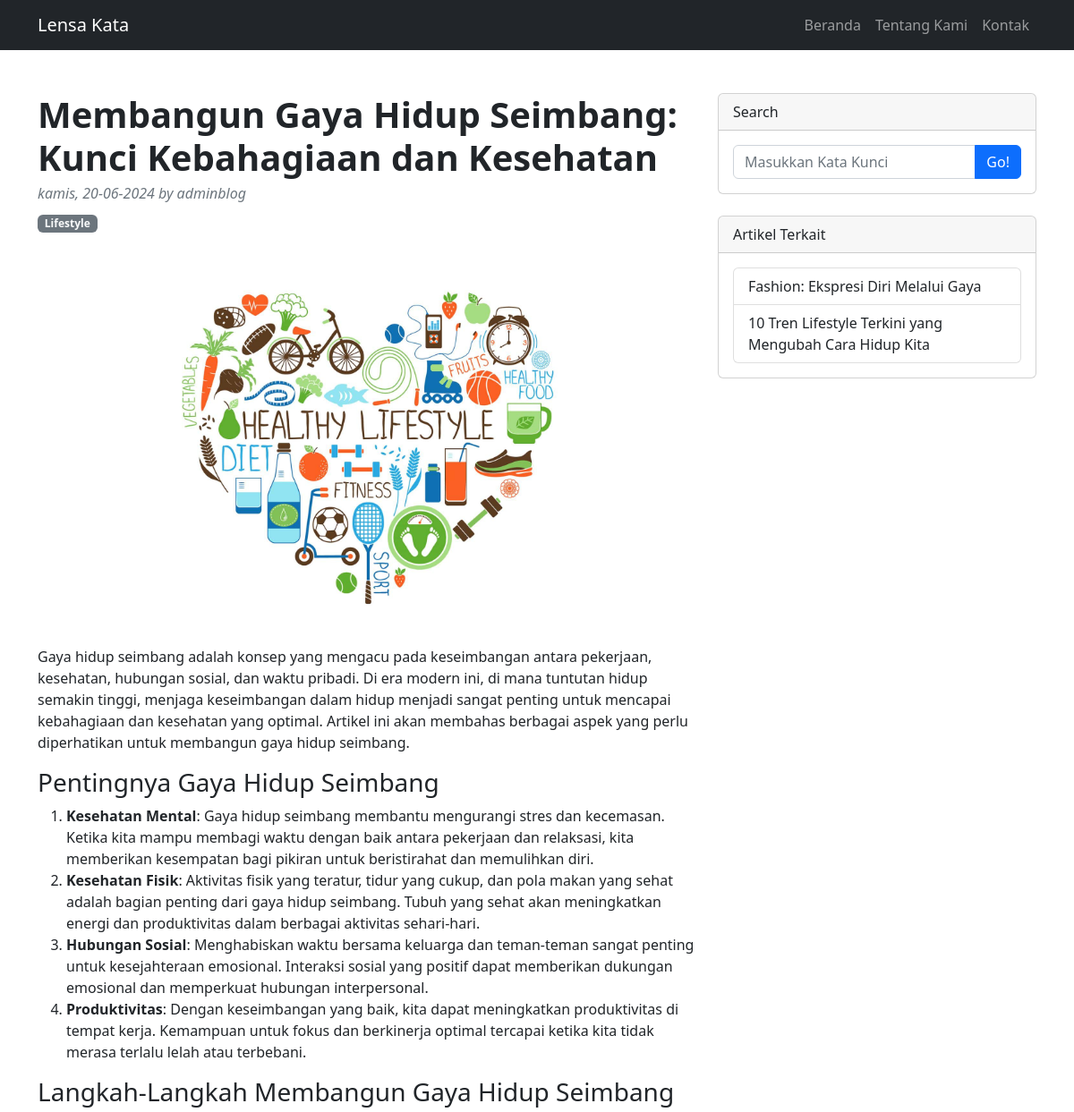
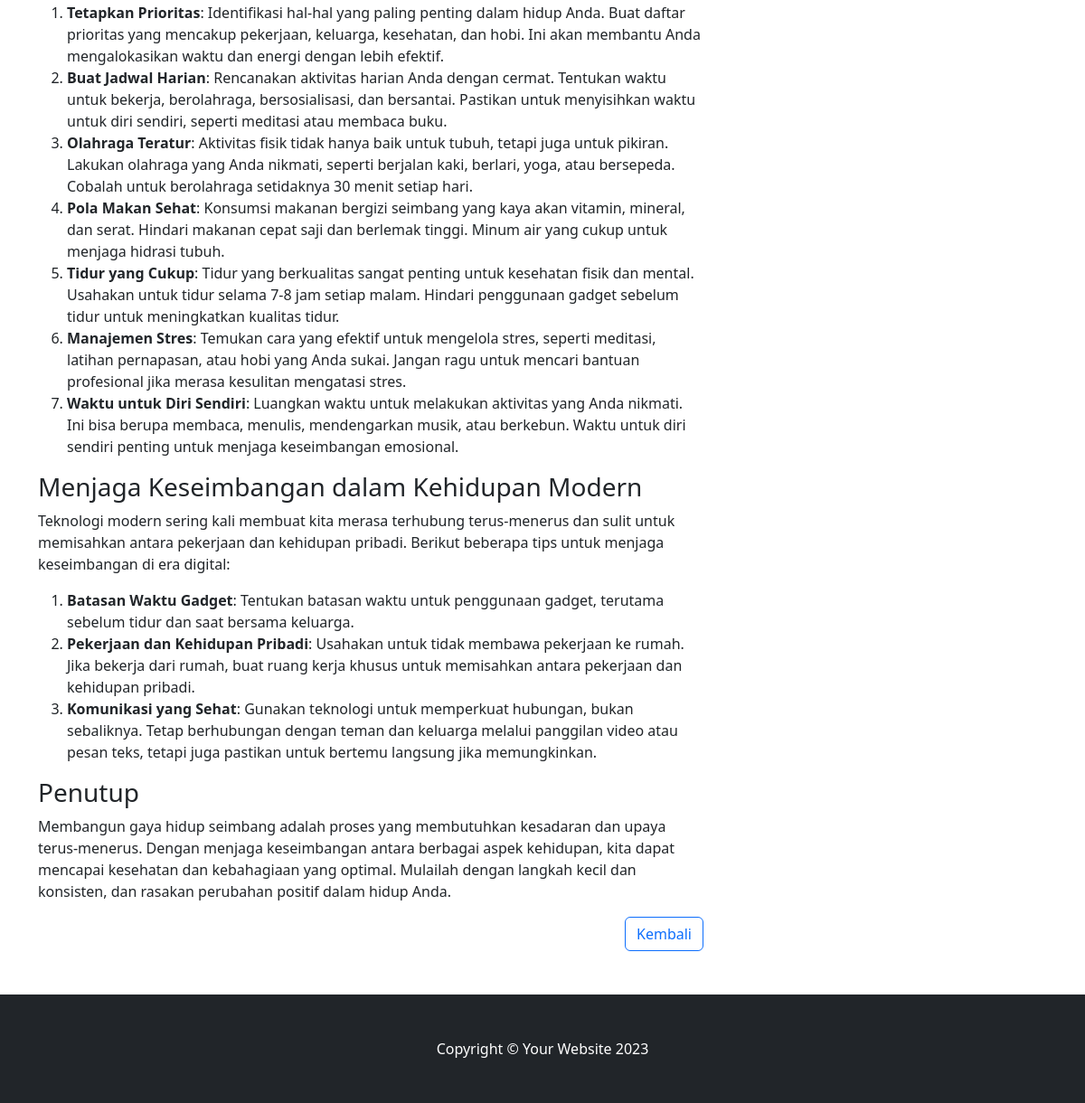
The page /detail.php?id_kontributor=21&id_kategori=10 on the database its author committed (2 pictures, top to bottom).
### tables this page shows
CREATE TABLE IF NOT EXISTS `kontributor` (
  `id_kontributor` int NOT NULL AUTO_INCREMENT,
  `id_penulis` int DEFAULT NULL,
  `id_kategori` int DEFAULT NULL,
  `id_artikel` int DEFAULT NULL,
  PRIMARY KEY (`id_kontributor`),
  KEY `FK__artikel` (`id_artikel`),
  KEY `FK__kategori` (`id_kategori`),
  KEY `FK__penulis` (`id_penulis`),
  CONSTRAINT `FK__artikel` FOREIGN KEY (`id_artikel`) REFERENCES `artikel` (`id_artikel`) ON DELETE CASCADE ON UPDATE CASCADE,
  CONSTRAINT `FK__kategori` FOREIGN KEY (`id_kategori`) REFERENCES `kategori` (`id_kategori`) ON DELETE CASCADE ON UPDATE CASCADE,
  CONSTRAINT `FK__penulis` FOREIGN KEY (`id_penulis`) REFERENCES `penulis` (`id_penulis`) ON DELETE CASCADE ON UPDATE CASCADE
);

CREATE TABLE IF NOT EXISTS `artikel` (
  `id_artikel` int NOT NULL AUTO_INCREMENT,
  `tanggal` varchar(250) NOT NULL DEFAULT '',
  `judul` varchar(350) NOT NULL,
  `isi` text NOT NULL,
  `gambar` varchar(150) NOT NULL,
  PRIMARY KEY (`id_artikel`)
);

CREATE TABLE IF NOT EXISTS `penulis` (
  `id_penulis` int NOT NULL AUTO_INCREMENT,
  `nama_penulis` varchar(50) DEFAULT NULL,
  `email` varchar(50) DEFAULT NULL,
  `password` varchar(50) DEFAULT NULL,
  PRIMARY KEY (`id_penulis`)
);

CREATE TABLE IF NOT EXISTS `kategori` (
  `id_kategori` int NOT NULL AUTO_INCREMENT,
  `nama_kategori` varchar(50) NOT NULL,
  `keterangan` varchar(50) NOT NULL,
  PRIMARY KEY (`id_kategori`)
);

### detail.php (the view, shortened to what this page needs)
<?php
require 'admin/function.php';
?>
<!DOCTYPE html>
<html lang="en">
    <head>
        <link href="admin/css/styles.css" rel="stylesheet" />
    </head>
    <body>
        <nav class="navbar navbar-expand-lg navbar-dark bg-dark">
            <div class="container">
                <a class="navbar-brand" href="http://localhost/pemrograman%20web/blog.php">Lensa Kata</a>
                <div class="collapse navbar-collapse" id="navbarSupportedContent">
                    <ul class="navbar-nav ms-auto mb-2 mb-lg-0">
                        <li class="nav-item"><a class="nav-link" href="http://localhost/pemrograman%20web/blog.php">Beranda</a></li>
                        <li class="nav-item"><a class="nav-link" href="#!">Tentang Kami</a></li>
                        <li class="nav-item"><a class="nav-link" href="#!">Kontak</a></li>
                    </ul>
                </div>
            </div>
        </nav>
        <div class="container mt-5">
            <div class="row">
                <div class="col-lg-8">
                    <article>
                        <?php
                        $data_id_kontributor = $_GET['id_kontributor'];
                        $data_id_kategori = $_GET['id_kategori'];
                        $sql = "SELECT
                        kontributor.id_kontributor,
                        kontributor.id_kategori,
                        artikel.tanggal,
                        artikel.isi,
                        kategori.id_kategori,
                        artikel.judul,
                        penulis.nama_penulis,
                        kategori.nama_kategori,
                        artikel.gambar
                    FROM
                        kontributor
                    JOIN
                        artikel ON kontributor.id_artikel = artikel.id_artikel
                    JOIN
                        penulis ON kontributor.id_penulis = penulis.id_penulis
                    JOIN
                        kategori ON kontributor.id_kategori = kategori.id_kategori
                    WHERE kontributor.id_kontributor='$data_id_kontributor'&&kontributor.id_kategori='$data_id_kategori'";
            $result = mysqli_query($conn, $sql);
            if(mysqli_num_rows($result) > 0){
                while($row = mysqli_fetch_assoc($result)) {
                $data_tanggal = $row['tanggal'];
                $data_judul = $row['judul'];
                $data_kategori = $row['nama_kategori'];
                $data_penulis = $row['nama_penulis'];
                $data_gambar = $row['gambar'];
                $data_id_kategori = $row['id_kategori'];
                $data_isi = $row['isi'];
                        ?>
                        <header class="mb-4">
                            <h1 class="fw-bolder mb-1"><?php echo $data_judul; ?></h1>
                            <div class="text-muted fst-italic mb-2"><?php echo $data_tanggal; ?> by <?php echo $data_penulis; ?></div>
                            <a class="badge bg-secondary text-decoration-none link-light" href="pilihan.php?id_kategori=<?php echo $data_id_kategori; ?>"><?php echo $data_kategori; ?></a>
                        </header>
                        <figure class="mb-4"><img class="img-fluid rounded" src="<?php echo $data_gambar; ?>" alt="..." /></figure>
                        <section class="mb-5">
                            <?php echo $data_isi; ?>
                            <div class="d-flex justify-content-end">
                            <button class="btn btn-outline-primary" onclick="history.back()">Kembali</button>
                            </div>
                        </section>
                        <?php
                                        }
                                    }else{
                                    }
                        ?>
                    </article>
                </div>
                <div class="col-lg-4">
                    <div class="card mb-4">
                        <div class="card-header">Search</div>
                        <div class="card-body">
                            <div class="input-group">
                                <input class="form-control" type="text" placeholder="Masukkan Kata Kunci" aria-label="Enter search term..." aria-describedby="button-search" />
                                <button class="btn btn-primary" id="button-search" type="button">Go!</button>
                            </div>
                        </div>
                    </div>
                    <div class="card mb-4">
                        <div class="card-header">Artikel Terkait</div>
                        <div class="card-body">
                            <div class="row">
                                <div class="col-sm-12">
                                    <div class="list-group">
                                        <?php
                                        $data_id_kontributor = $_GET['id_kontributor'];
                                        $data_id_kategori = $_GET['id_kategori'];
                                        $sql = "SELECT
                                        kontributor.id_kontributor,
                                        kontributor.id_kategori,
                                        artikel.tanggal,
                                        artikel.isi,
                                        kategori.id_kategori,
                                        artikel.judul,
                                        penulis.nama_penulis,
                                        kategori.nama_kategori,
                                        artikel.gambar
                                    FROM
                                        kontributor
                                    JOIN
                                        artikel ON kontributor.id_artikel = artikel.id_artikel
                                    JOIN
                                        penulis ON kontributor.id_penulis = penulis.id_penulis
                                    JOIN
                                        kategori ON kontributor.id_kategori = kategori.id_kategori
                                    WHERE kontributor.id_kategori='$data_id_kategori' && kontributor.id_kontributor < '$data_id_kontributor'
                                    ORDER BY kontributor.id_kontributor DESC";
                            $result = mysqli_query($conn, $sql);
                            if(mysqli_num_rows($result) > 0){
                                while($row = mysqli_fetch_assoc($result)) {
                                $data_judul = $row['judul'];
                                $data_id_kontributor = $row['id_kontributor'];
                                $data_id_kategori = $row['id_kategori'];
                                        ?>
                                        <a href="detail.php?id_kontributor=<?php echo $data_id_kontributor; ?>&id_kategori=<?php echo $data_id_kategori; ?>" class="list-group-item list-group-item-action"><?php echo $data_judul; ?></a>
                                        <?php
                                                            }
                                                        }else{
                                                        }
                                        ?>
                                    </div>
                                </div>
                            </div>
                        </div>
                    </div>
                </div>
            </div>
        </div>
        <footer class="py-5 bg-dark">
            <div class="container"><p class="m-0 text-center text-white">Copyright &copy; Your Website 2023</p></div>
        </footer>
    </body>
</html>

### rows shown on the page
kontributor: id_artikel.judul "Membangun Gaya Hidup Seimbang: Kunci Kebahagiaan dan Kesehatan", id_artikel.tanggal "kamis, 20-06-2024", id_penulis.nama_penulis "adminblog", id_kategori.nama_kategori "Lifestyle", id_artikel.gambar (picture), id_artikel.isi "Gaya hidup seimbang adalah konsep yang mengacu pada keseimbangan antara pekerjaan, kesehatan, hubungan sosial, dan waktu pribadi. Di era modern ini, di mana tuntutan hidup semakin tinggi, menjaga keseimbangan dalam hidup menjadi sangat penting untuk mencapai kebahagiaan dan kesehatan yang optimal. Artikel ini akan membahas berbagai aspek yang perlu diperhatikan untuk membangun gaya hidup seimbang. Pentingnya Gaya Hidup Seimbang Kesehatan Mental : Gaya hidup seimbang membantu mengurangi stres dan kecemasan. Ketika kita mampu membagi waktu dengan baik antara pekerjaan dan relaksasi, kita memberikan kesempatan bagi pikiran untuk beristirahat dan memulihkan diri. Kesehatan Fisik : Aktivitas…"
kontributor: id_artikel.judul "Fashion: Ekspresi Diri Melalui Gaya"
kontributor: id_artikel.judul "10 Tren Lifestyle Terkini yang Mengubah Cara Hidup Kita"
